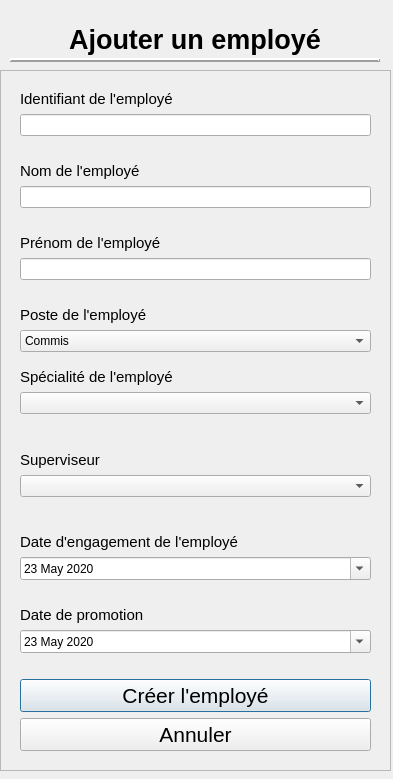
<?xml version="1.0" encoding="UTF-8"?>
<ui version="4.0">
 <class>DialogAjouterEmploye</class>
 <widget class="QDialog" name="DialogAjouterEmploye">
  <property name="geometry">
   <rect>
    <x>0</x>
    <y>0</y>
    <width>393</width>
    <height>779</height>
   </rect>
  </property>
  <property name="windowTitle">
   <string>Dialog</string>
  </property>
  <widget class="QLabel" name="labelTitreAjouterEmploye">
   <property name="geometry">
    <rect>
     <x>0</x>
     <y>24</y>
     <width>390</width>
     <height>31</height>
    </rect>
   </property>
   <property name="font">
    <font>
     <family>MS Shell Dlg 2</family>
     <pointsize>20</pointsize>
     <weight>75</weight>
     <italic>false</italic>
     <bold>true</bold>
     <underline>false</underline>
     <strikeout>false</strikeout>
    </font>
   </property>
   <property name="layoutDirection">
    <enum>Qt::LeftToRight</enum>
   </property>
   <property name="text">
    <string>Ajouter un employé</string>
   </property>
   <property name="alignment">
    <set>Qt::AlignCenter</set>
   </property>
  </widget>
  <widget class="Line" name="line">
   <property name="geometry">
    <rect>
     <x>10</x>
     <y>50</y>
     <width>370</width>
     <height>21</height>
    </rect>
   </property>
   <property name="frameShadow">
    <enum>QFrame::Raised</enum>
   </property>
   <property name="lineWidth">
    <number>2</number>
   </property>
   <property name="midLineWidth">
    <number>0</number>
   </property>
   <property name="orientation">
    <enum>Qt::Horizontal</enum>
   </property>
  </widget>
  <widget class="QFrame" name="frame">
   <property name="geometry">
    <rect>
     <x>0</x>
     <y>70</y>
     <width>391</width>
     <height>701</height>
    </rect>
   </property>
   <property name="frameShape">
    <enum>QFrame::StyledPanel</enum>
   </property>
   <property name="frameShadow">
    <enum>QFrame::Raised</enum>
   </property>
   <widget class="QWidget" name="layoutWidget">
    <property name="geometry">
     <rect>
      <x>20</x>
      <y>20</y>
      <width>351</width>
      <height>661</height>
     </rect>
    </property>
    <layout class="QVBoxLayout" name="verticalLayout_8">
     <item>
      <widget class="QLabel" name="labelIdentifiant">
       <property name="font">
        <font>
         <pointsize>11</pointsize>
         <weight>50</weight>
         <bold>false</bold>
         <kerning>true</kerning>
        </font>
       </property>
       <property name="text">
        <string>Identifiant de l'employé</string>
       </property>
      </widget>
     </item>
     <item>
      <layout class="QVBoxLayout" name="verticalLayout">
       <item>
        <widget class="QLineEdit" name="lineEditIdentifiant">
         <property name="autoFillBackground">
          <bool>false</bool>
         </property>
         <property name="frame">
          <bool>true</bool>
         </property>
         <property name="clearButtonEnabled">
          <bool>false</bool>
         </property>
        </widget>
       </item>
       <item>
        <widget class="QLabel" name="labelErreurIdentifiant">
         <property name="text">
          <string/>
         </property>
        </widget>
       </item>
      </layout>
     </item>
     <item>
      <widget class="QLabel" name="labelNom">
       <property name="font">
        <font>
         <pointsize>11</pointsize>
         <weight>50</weight>
         <bold>false</bold>
        </font>
       </property>
       <property name="text">
        <string>Nom de l'employé</string>
       </property>
      </widget>
     </item>
     <item>
      <layout class="QVBoxLayout" name="verticalLayout_2">
       <item>
        <widget class="QLineEdit" name="lineEditNom"/>
       </item>
       <item>
        <widget class="QLabel" name="labelErreurNom">
         <property name="text">
          <string/>
         </property>
        </widget>
       </item>
      </layout>
     </item>
     <item>
      <widget class="QLabel" name="labelPrenom">
       <property name="font">
        <font>
         <pointsize>11</pointsize>
         <weight>50</weight>
         <bold>false</bold>
        </font>
       </property>
       <property name="text">
        <string>Prénom de l'employé</string>
       </property>
      </widget>
     </item>
     <item>
      <layout class="QVBoxLayout" name="verticalLayout_4">
       <item>
        <widget class="QLineEdit" name="lineEditPrenom"/>
       </item>
       <item>
        <widget class="QLabel" name="labelErreurPrenom">
         <property name="text">
          <string/>
         </property>
        </widget>
       </item>
      </layout>
     </item>
     <item>
      <widget class="QLabel" name="labelPoste">
       <property name="font">
        <font>
         <pointsize>11</pointsize>
         <weight>50</weight>
         <bold>false</bold>
        </font>
       </property>
       <property name="text">
        <string>Poste de l'employé</string>
       </property>
      </widget>
     </item>
     <item>
      <layout class="QVBoxLayout" name="verticalLayout_6">
       <item>
        <widget class="QComboBox" name="comboBoxPoste">
         <item>
          <property name="text">
           <string>Commis</string>
          </property>
         </item>
         <item>
          <property name="text">
           <string>Caissier</string>
          </property>
         </item>
         <item>
          <property name="text">
           <string>Gestionnaire</string>
          </property>
         </item>
         <item>
          <property name="text">
           <string>Gerant</string>
          </property>
         </item>
        </widget>
       </item>
       <item>
        <spacer name="verticalSpacerFacteur_2">
         <property name="orientation">
          <enum>Qt::Vertical</enum>
         </property>
         <property name="sizeType">
          <enum>QSizePolicy::Ignored</enum>
         </property>
         <property name="sizeHint" stdset="0">
          <size>
           <width>48</width>
           <height>13</height>
          </size>
         </property>
        </spacer>
       </item>
      </layout>
     </item>
     <item>
      <widget class="QLabel" name="labelSpecialite">
       <property name="font">
        <font>
         <pointsize>11</pointsize>
         <weight>50</weight>
         <bold>false</bold>
        </font>
       </property>
       <property name="text">
        <string>Spécialité de l'employé</string>
       </property>
      </widget>
     </item>
     <item>
      <layout class="QVBoxLayout" name="verticalLayout_5">
       <item>
        <widget class="QComboBox" name="comboBoxSpecialite"/>
       </item>
       <item>
        <widget class="QLabel" name="labelErreurSpecialite">
         <property name="text">
          <string/>
         </property>
        </widget>
       </item>
       <item>
        <spacer name="verticalSpacerFacteur">
         <property name="orientation">
          <enum>Qt::Vertical</enum>
         </property>
         <property name="sizeType">
          <enum>QSizePolicy::Ignored</enum>
         </property>
         <property name="sizeHint" stdset="0">
          <size>
           <width>68</width>
           <height>13</height>
          </size>
         </property>
        </spacer>
       </item>
      </layout>
     </item>
     <item>
      <widget class="QLabel" name="labelSuperviseur">
       <property name="font">
        <font>
         <pointsize>11</pointsize>
         <weight>50</weight>
         <bold>false</bold>
        </font>
       </property>
       <property name="text">
        <string>Superviseur</string>
       </property>
      </widget>
     </item>
     <item>
      <layout class="QVBoxLayout" name="verticalLayout_9">
       <item>
        <widget class="QComboBox" name="comboBoxSuperviseur"/>
       </item>
       <item>
        <widget class="QLabel" name="labelErreurSuperviseur">
         <property name="text">
          <string/>
         </property>
        </widget>
       </item>
       <item>
        <spacer name="verticalSpacerFacteur_3">
         <property name="orientation">
          <enum>Qt::Vertical</enum>
         </property>
         <property name="sizeType">
          <enum>QSizePolicy::Ignored</enum>
         </property>
         <property name="sizeHint" stdset="0">
          <size>
           <width>68</width>
           <height>13</height>
          </size>
         </property>
        </spacer>
       </item>
      </layout>
     </item>
     <item>
      <widget class="QLabel" name="labelDateEngagement">
       <property name="font">
        <font>
         <pointsize>11</pointsize>
         <weight>50</weight>
         <bold>false</bold>
        </font>
       </property>
       <property name="text">
        <string>Date d'engagement de l'employé</string>
       </property>
      </widget>
     </item>
     <item>
      <layout class="QVBoxLayout" name="verticalLayout_7">
       <item>
        <widget class="QDateEdit" name="dateEditDateEngagement">
         <property name="font">
          <font>
           <pointsize>9</pointsize>
          </font>
         </property>
         <property name="minimumDateTime">
          <datetime>
           <hour>0</hour>
           <minute>0</minute>
           <second>0</second>
           <year>2020</year>
           <month>5</month>
           <day>23</day>
          </datetime>
         </property>
         <property name="calendarPopup">
          <bool>true</bool>
         </property>
        </widget>
       </item>
       <item>
        <widget class="QLabel" name="labelErreurDateEngagement">
         <property name="text">
          <string/>
         </property>
        </widget>
       </item>
      </layout>
     </item>
     <item>
      <widget class="QLabel" name="labelDatePromotion">
       <property name="font">
        <font>
         <pointsize>11</pointsize>
         <weight>50</weight>
         <bold>false</bold>
        </font>
       </property>
       <property name="text">
        <string>Date de promotion</string>
       </property>
      </widget>
     </item>
     <item>
      <layout class="QVBoxLayout" name="verticalLayout_11">
       <item>
        <widget class="QDateEdit" name="dateEditDatePromotion">
         <property name="font">
          <font>
           <pointsize>9</pointsize>
          </font>
         </property>
         <property name="minimumDateTime">
          <datetime>
           <hour>0</hour>
           <minute>0</minute>
           <second>0</second>
           <year>2020</year>
           <month>5</month>
           <day>23</day>
          </datetime>
         </property>
         <property name="calendarPopup">
          <bool>true</bool>
         </property>
        </widget>
       </item>
       <item>
        <widget class="QLabel" name="labelErreurDatePromotion">
         <property name="text">
          <string/>
         </property>
        </widget>
       </item>
      </layout>
     </item>
     <item>
      <widget class="QPushButton" name="pushButtonAjouterEmploye">
       <property name="font">
        <font>
         <pointsize>16</pointsize>
         <weight>50</weight>
         <italic>false</italic>
         <bold>false</bold>
        </font>
       </property>
       <property name="text">
        <string>Créer l'employé</string>
       </property>
      </widget>
     </item>
     <item>
      <widget class="QPushButton" name="pushButtonAnnuler">
       <property name="font">
        <font>
         <pointsize>16</pointsize>
         <weight>50</weight>
         <italic>false</italic>
         <bold>false</bold>
        </font>
       </property>
       <property name="text">
        <string>Annuler</string>
       </property>
      </widget>
     </item>
    </layout>
   </widget>
  </widget>
 </widget>
 <resources/>
 <connections/>
</ui>
